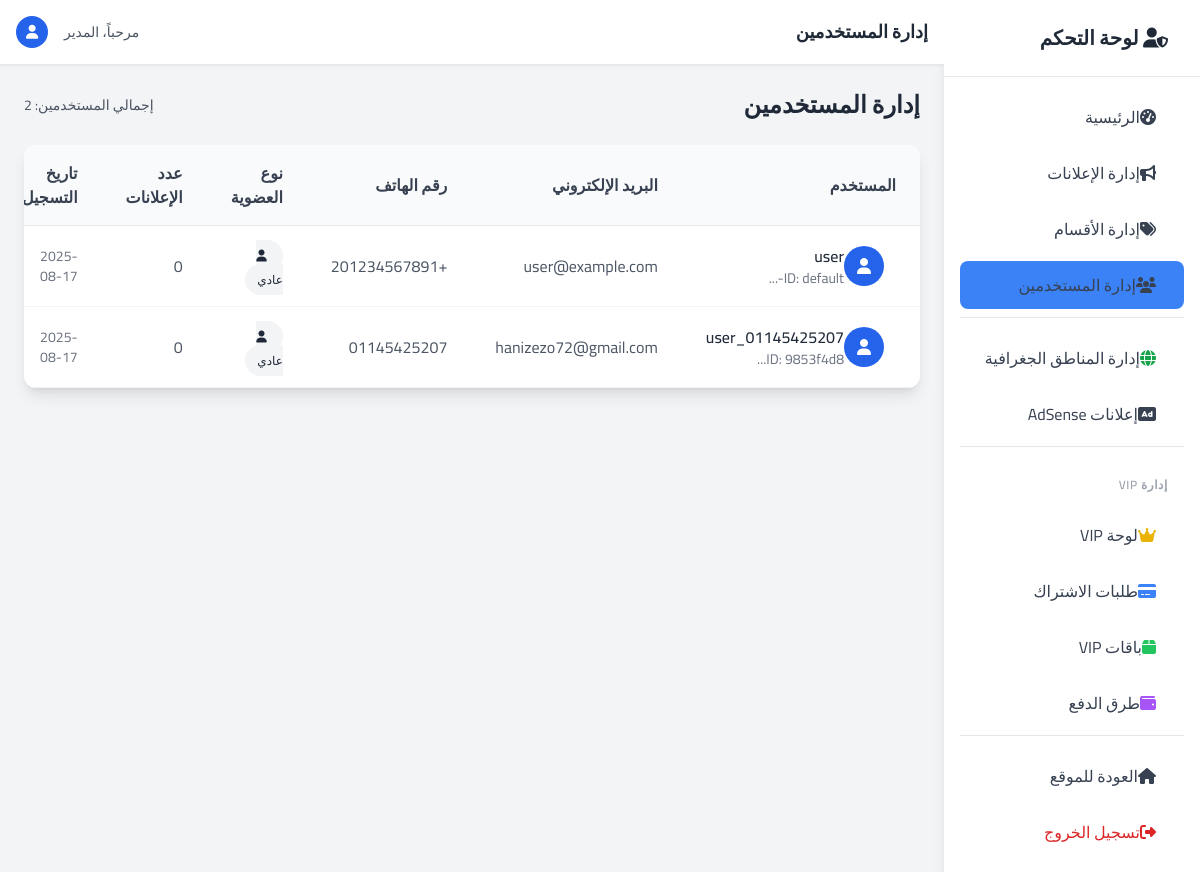
Page /admin/users (signed in) on the committed database.
### models.py (models this page shows, shortened)
class User(db.Model, UserMixin):
    id = db.Column(db.String(36), primary_key=True, default=lambda: str(uuid.uuid4()))
    username = db.Column(db.String(80), unique=True, nullable=False)
    email = db.Column(db.String(120), unique=True, nullable=False)
    password_hash = db.Column(db.String(128))
    phone = db.Column(db.String(20))
    is_active = db.Column(db.Boolean, default=True)
    is_admin = db.Column(db.Boolean, default=False)
    is_vip = db.Column(db.Boolean, default=False)
    created_at = db.Column(db.DateTime, default=datetime.utcnow)
    last_login = db.Column(db.DateTime)
    store = db.relationship('MerchantStore', backref='owner', uselist=False)

### app.py (the view)
@app.route('/admin/users')
@admin_required
def admin_users():
    users = User.query.filter_by(is_admin=False).all()
    return render_template('admin/users.html', users=users)

### app.py (called while the page is built)
def get_site_setting(key, default=None):
    setting = SiteSetting.query.filter_by(key=key).first()
    return setting.value if setting else default

@app.context_processor
def inject_settings():
    return {
        'show_vip_section': get_site_setting('show_vip_section', 'true') == 'true'
    }

def admin_required(f):
    @wraps(f)
    def decorated_function(*args, **kwargs):
        if 'admin_id' not in session:
            next_url = request.url if request.method == 'GET' else None
            return redirect(url_for('admin_login', next=next_url))
        user = User.query.get(session['admin_id'])
        if not user or not user.is_admin:
            session.clear()  # تنظيف بيانات الجلسة
            flash('غير مصرح لك بالوصول إلى لوحة التحكم', 'error')
            return redirect(url_for('admin_login'))
        session.permanent = True
        return f(*args, **kwargs)
    return decorated_function

### templates/admin/users.html (shortened to what this page needs)
{% extends "admin/base.html" %}
{% block page_title %}إدارة المستخدمين{% endblock %}
{% block content %}
<div class="mb-6">
    <div class="flex items-center justify-between">
        <h1 class="text-2xl font-bold text-gray-800">إدارة المستخدمين</h1>
        <div class="text-sm text-gray-600">
            إجمالي المستخدمين: {{ users|length }}
        </div>
    </div>
</div>
<div class="bg-white rounded-xl shadow-lg overflow-hidden">
    {% if users %}
    <div class="overflow-x-auto">
        <table class="w-full">
            <thead class="bg-gray-50 border-b border-gray-200">
                <tr>
                    <th class="text-right py-4 px-6 font-semibold text-gray-700">المستخدم</th>
                    <th class="text-right py-4 px-6 font-semibold text-gray-700">البريد الإلكتروني</th>
                    <th class="text-right py-4 px-6 font-semibold text-gray-700">رقم الهاتف</th>
                    <th class="text-right py-4 px-6 font-semibold text-gray-700">نوع العضوية</th>
                    <th class="text-right py-4 px-6 font-semibold text-gray-700">عدد الإعلانات</th>
                    <th class="text-right py-4 px-6 font-semibold text-gray-700">تاريخ التسجيل</th>
                </tr>
            </thead>
            <tbody>
                {% for user in users %}
                <tr class="border-b border-gray-100 hover:bg-gray-50">
                    <td class="py-4 px-6">
                        <div class="flex items-center">
                            <div class="w-10 h-10 bg-blue-600 rounded-full flex items-center justify-center mr-3">
                                <i class="fas fa-user text-white"></i>
                            </div>
                            <div>
                                <h3 class="font-medium text-gray-800">{{ user.username }}</h3>
                                <p class="text-sm text-gray-500">ID: {{ user.id[:8] }}...</p>
                            </div>
                        </div>
                    </td>
                    <td class="py-4 px-6 text-gray-600">{{ user.email }}</td>
                    <td class="py-4 px-6 text-gray-600">{{ user.phone or 'غير محدد' }}</td>
                    <td class="py-4 px-6">
                        {% if user.is_vip %}
                            <span class="bg-purple-100 text-purple-800 text-xs px-3 py-1 rounded-full font-medium">
                                <i class="fas fa-crown mr-1"></i>VIP
                            </span>
                        {% else %}
                            <span class="bg-gray-100 text-gray-800 text-xs px-3 py-1 rounded-full font-medium">
                                <i class="fas fa-user mr-1"></i>عادي
                            </span>
                        {% endif %}
                    </td>
                    <td class="py-4 px-6 text-gray-600">{{ user.ads|length }}</td>
                    <td class="py-4 px-6 text-gray-500 text-sm">{{ user.created_at.strftime('%Y-%m-%d') }}</td>
                </tr>
                {% endfor %}
            </tbody>
        </table>
    </div>
    {% else %}
    <div class="text-center py-12">
        <i class="fas fa-users text-6xl text-gray-300 mb-4"></i>
        <h3 class="text-xl font-semibold text-gray-600 mb-2">لا يوجد مستخدمون</h3>
        <p class="text-gray-500">لم يتم تسجيل أي مستخدمين بعد</p>
    </div>
    {% endif %}
</div>
{% endblock %}

### templates/admin/base.html (style rules this page uses)
* { font-family: "Cairo", sans-serif; }

### rows in the picture
User: username "user", id "default-", email "user@example.com", phone "+201234567891", is_vip False (drawn), ads|length "0", created_at "2025-08-17"
User: username "user_01145425207", id "9853f4d8", email "hanizezo72@gmail.com", phone "01145425207", is_vip False (drawn), ads|length "0", created_at "2025-08-17"

### other values in the picture
{{ users|length }} "2"
